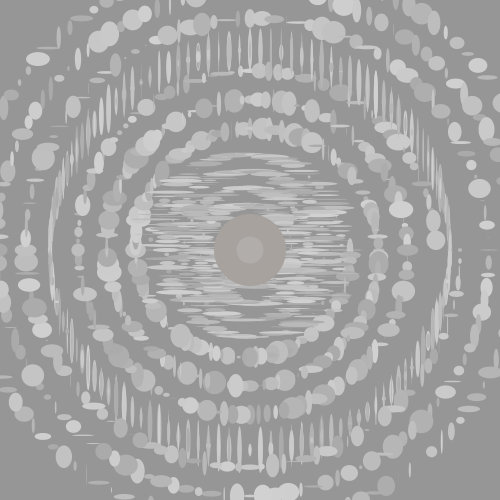
Frame 1 (no input)
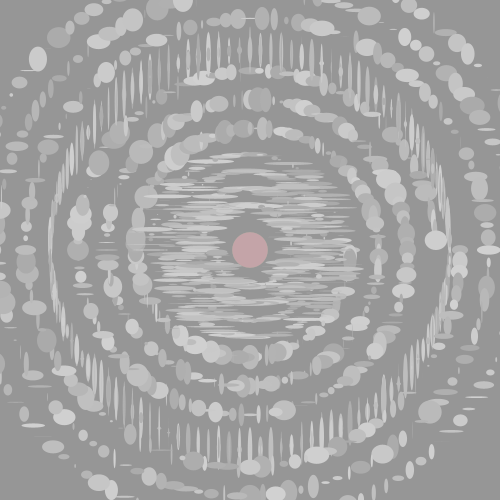
Frame 60 (the mouse pressed at the canvas centre just before this capture)
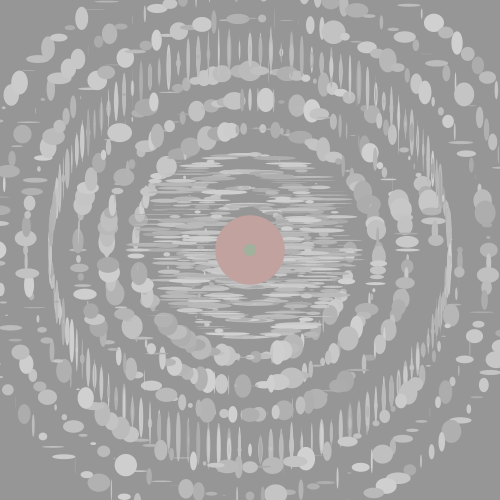
Frame 120 (the mouse held since frame 60 and released just before this capture)

The Processing sketch that drew these frames (run headless with seeded random() and noise(); from frame 60 on, the mouse is pressed at the canvas centre):

// Processing sketch: processing_69697
// ── processing_69697.pde

float angle = 0;
float speed=.05;
int x;

void setup()
{
  background(255);
  size(500, 500);
  frameRate(7);
}

void draw()
{
  background(150);
  translate(width/2, height/2);  //placing drawing in center of screen 

  // circle2
  float radius =100;
  for (int deg= 0; deg<360*3; deg +=3) {
    float angle = radians(deg);
    float x = cos(angle)*radius;  //makes the circle
    float y = sin(angle)*radius;  //makes the circle
    noStroke();
    fill(random(170, 210));
    ellipse (x, y, random(0, 25), random(0, 25));
    radius = radius + .24;
  }


  //circle3 (or innermost)
  float radius2 =100;
  for (int deg= 0; deg<360*4; deg +=3) {
    float angle = radians(deg);
    float x = cos(angle)*radius2;  //makes the circle
    float y = sin(angle)*radius2;  //makes the circle
    noStroke();
    fill(random(170, 210));
    ellipse (-x, -y, random(0, 50), random(0, 5));
    radius2 = radius2 - .14;
  }

  //outer circle
  float radius4 =200;
  float radius3=200;
  for (int deg= 0; deg<360*4; deg +=3) {
    float angle = radians(deg);
    float x = cos(angle)*radius3;  //makes the circle
    float y = sin(angle)*radius3;  //makes the circle
    noStroke();
    fill(random(170, 210));
    ellipse (-x, -y, random(0, 5), random(0, 50));
    radius4 = radius4 - .14;
  }


  // circle2
  float radius5 =210;
  for (int deg= 0; deg<360*3; deg +=3) {
    float angle = radians(deg);
    float x = cos(angle)*radius5;  //makes the circle
    float y = sin(angle)*radius5;  //makes the circle
    noStroke();
    fill(random(170, 210));
    ellipse (x, y, random(0, 25), random(0, 25));
    radius5 = radius5 + .24;
  }

  //center circle
  circlePhase(0);
//  circlePhase(PI/4);
  circlePhase(QUARTER_PI);
  circlePhase(HALF_PI);
  circlePhase(TWO_PI);
  angle+= speed;
}

void circlePhase(float phase)
{
  float diameter = 27 + (sin(angle+phase)*45);
  fill(random(150, 200), random(150, 200), random(150, 200));
  strokeWeight(random(0,2));
  // stroke(180);
  ellipse(0, 0, diameter, diameter);
}
